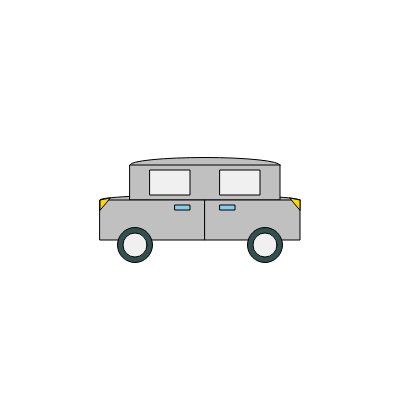
Frame 1 (no input)
Frame 60 (no input): identical to frame 1, image omitted
Frame 120 (the mouse pressed at the canvas centre since frame 60): identical to frame 1, image omitted

The p5.js sketch that drew this single still picture (run headless with seeded random() and noise() and a simulated clock; from frame 60 on, the mouse is pressed at the canvas centre):

// p5.js sketch
// ── sketch.js
// CAR ACTIVITY | USE BASIC SHAPES TO CREATE A CAR

function setup() {
  // don't change function names, changecanvas won't work
  createCanvas(400, 400);
}

function draw() {
  background(255, 255, 255);
  
  // car hood
  fill(192, 192, 192);
  ellipse(200, 200, 200, 10)
  
  // roof
  ellipse(205, 165, 150, 15)
  
  // car body
  // rect(x-axis, y-axis, width(x), height(y))
  rect(130, 165, 150, 35);
  rect(100, 200, 105, 40);
  rect(205, 200, 95, 40);
  
  // car windows
  fill(240, 240, 240)
  rect(150, 170, 40, 25)
  rect(220, 170, 40, 25)
  
  // door handles
  fill(135, 206, 235)
  rect(220, 205, 15, 5)
  rect(175, 205, 15, 5)
  
  // wheels
  // ellipse(x-axis, y-axis, width, height)
  // to make a circle, width and height should be equal
  fill(50, 80, 80)
  ellipse(135, 245, 35, 35);
  ellipse(265, 245, 35, 35);  
  fill(240, 240, 240)
  ellipse(135, 245, 24, 24);
  ellipse(265, 245, 24, 24);
  
  // head lights and tail lights
  // triangle(x1, y1, x2, y2, x3, y3) 
  // x and y values for each point of the triangle
  fill(255, 215, 0)
  triangle(100, 210, 100, 200, 110, 198);
  triangle(300, 210, 300, 200, 290, 198); 
}
